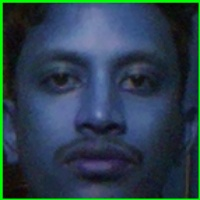
#> input picture facerecognitionattendencesystem_adamjicant/snapshots/22_46180_1Meraz_20250821_210451.jpg, 200 x 200 px, given in place of 1 ! videoconvert ! appsink, which was not available
$ python capture_faces_firstcopy.py
#> lines starting #> are read from the running program, lines starting #| are printed output that depends on the picture; pictures that were not available may be replaced by others from this repository, and a replacement may not be noted
import cv2, os

person_name = "22_46180_1Meraz"  # change as needed
out_dir = os.path.join("dataset", person_name)
os.makedirs(out_dir, exist_ok=True)

CASCADE_PATH = os.path.join(os.path.dirname(__file__), "cascades",
                            "haarcascade_frontalface_default.xml")
face_cascade = cv2.CascadeClassifier(CASCADE_PATH)
assert not face_cascade.empty(), "Failed to load Haar cascade"

PIPELINE = ("libcamerasrc ! video/x-raw,format=RGB,width=640,height=480,framerate=30/1 ! "
            "videoconvert ! appsink")
cap = cv2.VideoCapture(PIPELINE, cv2.CAP_GSTREAMER)
assert cap.isOpened(), "Camera not available"

count, target = 0, 60
print("Capturing face samples. Press 'q' to quit.")
while count < target:
    ret, frame = cap.read()
#> frame is the input picture: shape (200, 200, 3); mean B, G, R 77.1, 64.2, 43.3
    if not ret: continue
    gray = cv2.cvtColor(frame, cv2.COLOR_RGB2GRAY)
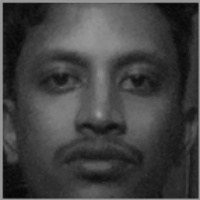
#> gray: shape (200, 200); min 5, max 155, mean 65.6
    faces = face_cascade.detectMultiScale(gray, 1.2, 5, minSize=(80,80))
#> faces = [[16, 15, 167, 167]]
    for (x,y,w,h) in faces:
        face = cv2.resize(gray[y:y+h, x:x+w], (200,200))
        cv2.imwrite(os.path.join(out_dir, f"{person_name}_{count:03d}.png"), face)
        count += 1
#> this loop made 1 pass
#> (x, y, w, h, count) on pass 1: (16, 15, 167, 167, 1)
#> pass 1, `face = cv2.resize(gray[y:y+h, x:x+w], (200,200))`:
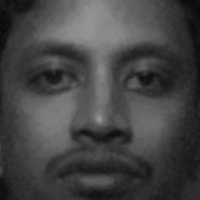
#> face: shape (200, 200); min 7, max 153, mean 68
#> after the loop, count = 1
    if cv2.waitKey(1) & 0xFF == ord('q'): break
#> (key q is pressed here)

cap.release()
cv2.destroyAllWindows()
print("Saved:", out_dir)
#| Saved: dataset/22_46180_1Meraz

$ run again, on facerecognitionattendencesystem_adamjicant/snapshots/22_46180_1Meraz_20250821_210522.jpg
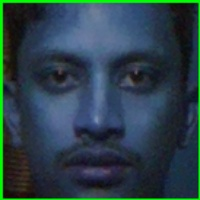
#> input picture facerecognitionattendencesystem_adamjicant/snapshots/22_46180_1Meraz_20250821_210522.jpg, 200 x 200 px, given in place of 1 ! videoconvert ! appsink, which was not available
#> frame is the input picture: shape (200, 200, 3); mean B, G, R 72.5, 65, 42.7
#> `gray = cv2.cvtColor(frame, cv2.COLOR_RGB2GRAY)`:
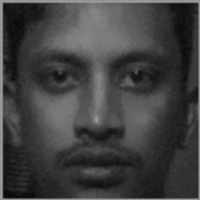
#> gray: shape (200, 200); min 8, max 155, mean 64.7
#> faces = [[16, 13, 171, 171]]
#> the loop `for (x,y,w,h) in faces:` made 1 pass
#> (x, y, w, h, count) on pass 1: (16, 13, 171, 171, 1)
#> pass 1, `face = cv2.resize(gray[y:y+h, x:x+w], (200,200))`:
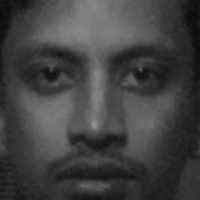
#> face: shape (200, 200); min 10, max 149, mean 65.1
#> after the loop `for (x,y,w,h) in faces:`: count = 1
#| Saved: dataset/22_46180_1Meraz
